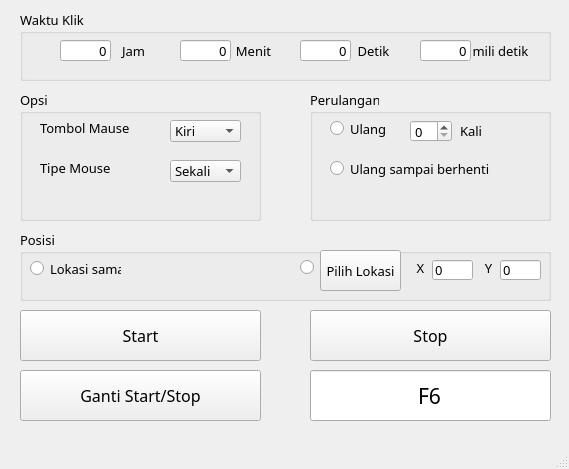
<?xml version="1.0" encoding="UTF-8"?>
<ui version="4.0">
 <class>MainWindow</class>
 <widget class="QMainWindow" name="MainWindow">
  <property name="geometry">
   <rect>
    <x>0</x>
    <y>0</y>
    <width>569</width>
    <height>469</height>
   </rect>
  </property>
  <property name="windowTitle">
   <string>MainWindow</string>
  </property>
  <property name="windowIcon">
   <iconset>
    <normaloff>../icon/mouse.png</normaloff>../icon/mouse.png</iconset>
  </property>
  <widget class="QWidget" name="centralwidget">
   <widget class="QGroupBox" name="groupBox">
    <property name="geometry">
     <rect>
      <x>20</x>
      <y>10</y>
      <width>531</width>
      <height>71</height>
     </rect>
    </property>
    <property name="font">
     <font>
      <family>Ebrima</family>
      <pointsize>10</pointsize>
     </font>
    </property>
    <property name="title">
     <string>Waktu Klik</string>
    </property>
    <widget class="QLineEdit" name="waktuJamInput">
     <property name="geometry">
      <rect>
       <x>40</x>
       <y>30</y>
       <width>51</width>
       <height>21</height>
      </rect>
     </property>
     <property name="text">
      <string>0</string>
     </property>
     <property name="alignment">
      <set>Qt::AlignRight|Qt::AlignTrailing|Qt::AlignVCenter</set>
     </property>
    </widget>
    <widget class="QLabel" name="waktuJamLabel">
     <property name="geometry">
      <rect>
       <x>90</x>
       <y>30</y>
       <width>47</width>
       <height>21</height>
      </rect>
     </property>
     <property name="text">
      <string>Jam</string>
     </property>
     <property name="alignment">
      <set>Qt::AlignCenter</set>
     </property>
    </widget>
    <widget class="QLineEdit" name="waktuMenitInput">
     <property name="geometry">
      <rect>
       <x>160</x>
       <y>30</y>
       <width>51</width>
       <height>21</height>
      </rect>
     </property>
     <property name="text">
      <string>0</string>
     </property>
     <property name="alignment">
      <set>Qt::AlignRight|Qt::AlignTrailing|Qt::AlignVCenter</set>
     </property>
    </widget>
    <widget class="QLabel" name="waktuMenitLabel">
     <property name="geometry">
      <rect>
       <x>210</x>
       <y>30</y>
       <width>47</width>
       <height>21</height>
      </rect>
     </property>
     <property name="text">
      <string>Menit</string>
     </property>
     <property name="alignment">
      <set>Qt::AlignCenter</set>
     </property>
    </widget>
    <widget class="QLineEdit" name="waktuDetikInput">
     <property name="geometry">
      <rect>
       <x>280</x>
       <y>30</y>
       <width>51</width>
       <height>21</height>
      </rect>
     </property>
     <property name="text">
      <string>0</string>
     </property>
     <property name="alignment">
      <set>Qt::AlignRight|Qt::AlignTrailing|Qt::AlignVCenter</set>
     </property>
    </widget>
    <widget class="QLabel" name="waktuDetikLabel">
     <property name="geometry">
      <rect>
       <x>330</x>
       <y>30</y>
       <width>47</width>
       <height>21</height>
      </rect>
     </property>
     <property name="text">
      <string>Detik</string>
     </property>
     <property name="alignment">
      <set>Qt::AlignCenter</set>
     </property>
    </widget>
    <widget class="QLineEdit" name="waktuMilidetikInput">
     <property name="geometry">
      <rect>
       <x>400</x>
       <y>30</y>
       <width>51</width>
       <height>21</height>
      </rect>
     </property>
     <property name="text">
      <string>0</string>
     </property>
     <property name="alignment">
      <set>Qt::AlignRight|Qt::AlignTrailing|Qt::AlignVCenter</set>
     </property>
    </widget>
    <widget class="QLabel" name="waktuMilidetiLabel">
     <property name="geometry">
      <rect>
       <x>450</x>
       <y>30</y>
       <width>61</width>
       <height>21</height>
      </rect>
     </property>
     <property name="text">
      <string>mili detik</string>
     </property>
     <property name="alignment">
      <set>Qt::AlignCenter</set>
     </property>
    </widget>
   </widget>
   <widget class="QGroupBox" name="groupBox_2">
    <property name="geometry">
     <rect>
      <x>20</x>
      <y>90</y>
      <width>241</width>
      <height>131</height>
     </rect>
    </property>
    <property name="font">
     <font>
      <family>Ebrima</family>
      <pointsize>10</pointsize>
     </font>
    </property>
    <property name="title">
     <string>Opsi</string>
    </property>
    <widget class="QLabel" name="TombolMauseLabel">
     <property name="geometry">
      <rect>
       <x>20</x>
       <y>30</y>
       <width>91</width>
       <height>16</height>
      </rect>
     </property>
     <property name="text">
      <string>Tombol Mause</string>
     </property>
    </widget>
    <widget class="QComboBox" name="TombolMouseComboBox">
     <property name="geometry">
      <rect>
       <x>150</x>
       <y>30</y>
       <width>71</width>
       <height>22</height>
      </rect>
     </property>
     <item>
      <property name="text">
       <string>Kiri</string>
      </property>
     </item>
     <item>
      <property name="text">
       <string>Kanan</string>
      </property>
     </item>
    </widget>
    <widget class="QLabel" name="TipeMouseLabel">
     <property name="geometry">
      <rect>
       <x>20</x>
       <y>70</y>
       <width>91</width>
       <height>16</height>
      </rect>
     </property>
     <property name="text">
      <string>Tipe Mouse</string>
     </property>
    </widget>
    <widget class="QComboBox" name="TipeMouseComboBox">
     <property name="geometry">
      <rect>
       <x>150</x>
       <y>70</y>
       <width>71</width>
       <height>22</height>
      </rect>
     </property>
     <item>
      <property name="text">
       <string>Sekali</string>
      </property>
     </item>
     <item>
      <property name="text">
       <string>Dua kali</string>
      </property>
     </item>
    </widget>
   </widget>
   <widget class="QGroupBox" name="groupBox_3">
    <property name="geometry">
     <rect>
      <x>310</x>
      <y>90</y>
      <width>241</width>
      <height>131</height>
     </rect>
    </property>
    <property name="font">
     <font>
      <family>Ebrima</family>
      <pointsize>10</pointsize>
     </font>
    </property>
    <property name="title">
     <string>Perulangan</string>
    </property>
    <widget class="QRadioButton" name="radioUlang">
     <property name="geometry">
      <rect>
       <x>20</x>
       <y>30</y>
       <width>82</width>
       <height>17</height>
      </rect>
     </property>
     <property name="text">
      <string>Ulang</string>
     </property>
    </widget>
    <widget class="QRadioButton" name="radioUlangBerhenti">
     <property name="geometry">
      <rect>
       <x>20</x>
       <y>70</y>
       <width>161</width>
       <height>17</height>
      </rect>
     </property>
     <property name="text">
      <string>Ulang sampai berhenti</string>
     </property>
    </widget>
    <widget class="QSpinBox" name="berapaKaliUlang">
     <property name="geometry">
      <rect>
       <x>100</x>
       <y>30</y>
       <width>42</width>
       <height>22</height>
      </rect>
     </property>
    </widget>
    <widget class="QLabel" name="berapaKaliLabel">
     <property name="geometry">
      <rect>
       <x>150</x>
       <y>30</y>
       <width>47</width>
       <height>21</height>
      </rect>
     </property>
     <property name="text">
      <string>Kali</string>
     </property>
    </widget>
   </widget>
   <widget class="QGroupBox" name="groupBox_4">
    <property name="geometry">
     <rect>
      <x>20</x>
      <y>230</y>
      <width>531</width>
      <height>71</height>
     </rect>
    </property>
    <property name="font">
     <font>
      <family>Ebrima</family>
      <pointsize>10</pointsize>
     </font>
    </property>
    <property name="title">
     <string>Posisi</string>
    </property>
    <widget class="QRadioButton" name="radioButton">
     <property name="geometry">
      <rect>
       <x>10</x>
       <y>30</y>
       <width>91</width>
       <height>17</height>
      </rect>
     </property>
     <property name="text">
      <string>Lokasi sama</string>
     </property>
    </widget>
    <widget class="QRadioButton" name="radioButton_2">
     <property name="geometry">
      <rect>
       <x>280</x>
       <y>27</y>
       <width>20</width>
       <height>20</height>
      </rect>
     </property>
     <property name="text">
      <string/>
     </property>
    </widget>
    <widget class="QPushButton" name="TombolPilihLokasi">
     <property name="geometry">
      <rect>
       <x>300</x>
       <y>20</y>
       <width>81</width>
       <height>41</height>
      </rect>
     </property>
     <property name="text">
      <string>Pilih Lokasi</string>
     </property>
    </widget>
    <widget class="QLineEdit" name="EditPosisiX">
     <property name="geometry">
      <rect>
       <x>412</x>
       <y>30</y>
       <width>41</width>
       <height>20</height>
      </rect>
     </property>
     <property name="text">
      <string>0</string>
     </property>
    </widget>
    <widget class="QLabel" name="labelX">
     <property name="geometry">
      <rect>
       <x>390</x>
       <y>30</y>
       <width>21</width>
       <height>16</height>
      </rect>
     </property>
     <property name="text">
      <string>X</string>
     </property>
     <property name="alignment">
      <set>Qt::AlignCenter</set>
     </property>
    </widget>
    <widget class="QLabel" name="labelY">
     <property name="geometry">
      <rect>
       <x>458</x>
       <y>30</y>
       <width>21</width>
       <height>16</height>
      </rect>
     </property>
     <property name="text">
      <string>Y</string>
     </property>
     <property name="alignment">
      <set>Qt::AlignCenter</set>
     </property>
    </widget>
    <widget class="QLineEdit" name="EditPosisiY">
     <property name="geometry">
      <rect>
       <x>480</x>
       <y>30</y>
       <width>41</width>
       <height>20</height>
      </rect>
     </property>
     <property name="text">
      <string>0</string>
     </property>
    </widget>
   </widget>
   <widget class="QPushButton" name="TombolMulai">
    <property name="geometry">
     <rect>
      <x>20</x>
      <y>310</y>
      <width>241</width>
      <height>51</height>
     </rect>
    </property>
    <property name="font">
     <font>
      <family>Ebrima</family>
      <pointsize>12</pointsize>
     </font>
    </property>
    <property name="text">
     <string>Start</string>
    </property>
   </widget>
   <widget class="QPushButton" name="TombolStop">
    <property name="geometry">
     <rect>
      <x>310</x>
      <y>310</y>
      <width>241</width>
      <height>51</height>
     </rect>
    </property>
    <property name="font">
     <font>
      <family>Ebrima</family>
      <pointsize>12</pointsize>
     </font>
    </property>
    <property name="text">
     <string>Stop</string>
    </property>
   </widget>
   <widget class="QPushButton" name="TombolSettingHotkey">
    <property name="geometry">
     <rect>
      <x>20</x>
      <y>370</y>
      <width>241</width>
      <height>51</height>
     </rect>
    </property>
    <property name="font">
     <font>
      <family>Ebrima</family>
      <pointsize>12</pointsize>
     </font>
    </property>
    <property name="text">
     <string>Ganti Start/Stop</string>
    </property>
   </widget>
   <widget class="QLineEdit" name="KeybindLabel">
    <property name="geometry">
     <rect>
      <x>310</x>
      <y>370</y>
      <width>241</width>
      <height>51</height>
     </rect>
    </property>
    <property name="font">
     <font>
      <family>Ebrima</family>
      <pointsize>16</pointsize>
     </font>
    </property>
    <property name="text">
     <string>F6</string>
    </property>
    <property name="alignment">
     <set>Qt::AlignCenter</set>
    </property>
    <property name="readOnly">
     <bool>true</bool>
    </property>
   </widget>
  </widget>
  <widget class="QMenuBar" name="menubar">
   <property name="geometry">
    <rect>
     <x>0</x>
     <y>0</y>
     <width>569</width>
     <height>21</height>
    </rect>
   </property>
  </widget>
  <widget class="QStatusBar" name="statusbar"/>
 </widget>
 <resources/>
 <connections/>
</ui>
